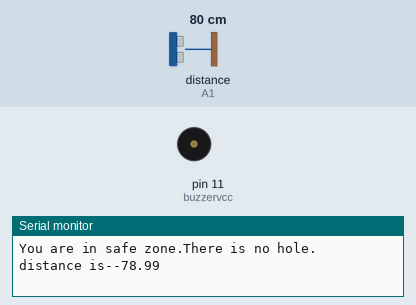
The sketch below on a simulated Arduino Uno, built with avr-gcc and run on an emulated ATmega328P. On the bench: buzzer (waves = sounding, pin HIGH), the last lines printed to the serial monitor. Wiring (inferred from the names in the program): ultrasonic range finder: trigger A0; echo A1. The inputs (shaded band) are chosen by the test bench; at power-on: distance to the obstacle (sensor on A1) 80 cm. The echo pulse lasts 58.3 µs per cm; pins used as bus, display or sensor lines are not drawn.

Above: at 1.2 s.
1.3 s: distance to the obstacle (sensor on A1) set to 88 cm
At 3.4 s:
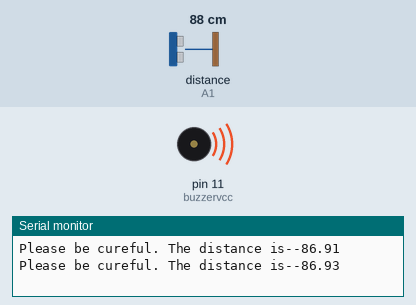
4.3 s: distance to the obstacle (sensor on A1) set to 2 cm
At 4.8 s:
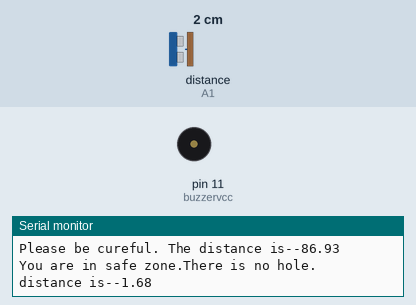
Timing chart, 0 to 7.3 s (numbered marks = the images above; inputs shaded):
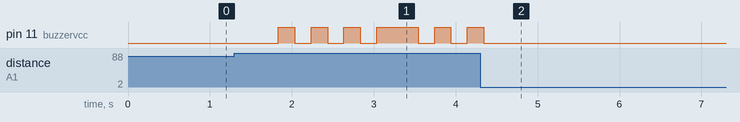

Measured:
- the behaviour switches between 84 and 85 cm on distance to the obstacle (sensor on A1) (found by bisection; images 0 and 1)
- after the input at 1.3 s, pin 11 (buzzervcc): goes 3 × (HIGH 0.20 s, LOW 0.20 s), HIGH 0.51 s, LOW 0.20 s, HIGH 0.20 s, LOW 0.20 s, then HIGH, starting after 0.54 s
- after the input at 4.3 s, pin 11 (buzzervcc): goes on until 4.3 s, then stays LOW

The sketch:

Safe_walking_for_blind.ino
```cpp
#define trigPin  A0
#define echoPin  A1
int value1=83;
int value2=90;
int buzzervcc=11;
float search(void)
  {
    float duration = 0.00;                // Float type variable declaration
    float CM = 0.00;

      digitalWrite(trigPin, LOW);        // Trig_pin output as OV (Logic Low-Level)
      delayMicroseconds(2);              // Delay for 2 us

      //Send 10us High Pulse to Ultra-Sonic Sonar Sensor "trigPin"
      digitalWrite(trigPin, HIGH);       // Trig_pin output as 5V (Logic High-Level)
      delayMicroseconds(10);             // Delay for 10 us

      digitalWrite(trigPin, LOW);        // Trig_pin output as OV (Logic Low-Level)
    duration = pulseIn(echoPin, HIGH); // Start counting time, upto again "echoPin" back to Logical "High-Level" and puting the "time" into a variable called "duration"
    CM = (duration / 58.82); //Convert distance into CM.

   return CM;
  }

void setup() {
     Serial.begin(9600);
    pinMode(trigPin, OUTPUT);
    pinMode(echoPin, INPUT);
    pinMode(buzzervcc,OUTPUT);
}
void loop() {

  float cm=search();

  if(cm<value1){

       digitalWrite(buzzervcc,LOW);
       Serial.print("You are in safe zone.There is no hole. distance is--");
       Serial.println(cm);
       delay(300);
   }
   else if(cm>value1 && cm<value2){

        Serial.print("Please be cureful. The distance is--");
        Serial.println(cm);
        delay(300);
        digitalWrite(buzzervcc,HIGH);
        delay(200);
        digitalWrite(buzzervcc,LOW);
        delay(200);
        digitalWrite(buzzervcc,HIGH);
        delay(200);
        digitalWrite(buzzervcc,LOW);
        delay(200);
        digitalWrite(buzzervcc,HIGH);
        delay(200);
        digitalWrite(buzzervcc,LOW);
        delay(200);
        digitalWrite(buzzervcc,HIGH);
   }
   else{

       digitalWrite(buzzervcc,HIGH);
       Serial.print("There is a hole in front of you.");
       Serial.println(cm);
       delay(300);
    }
}
```
